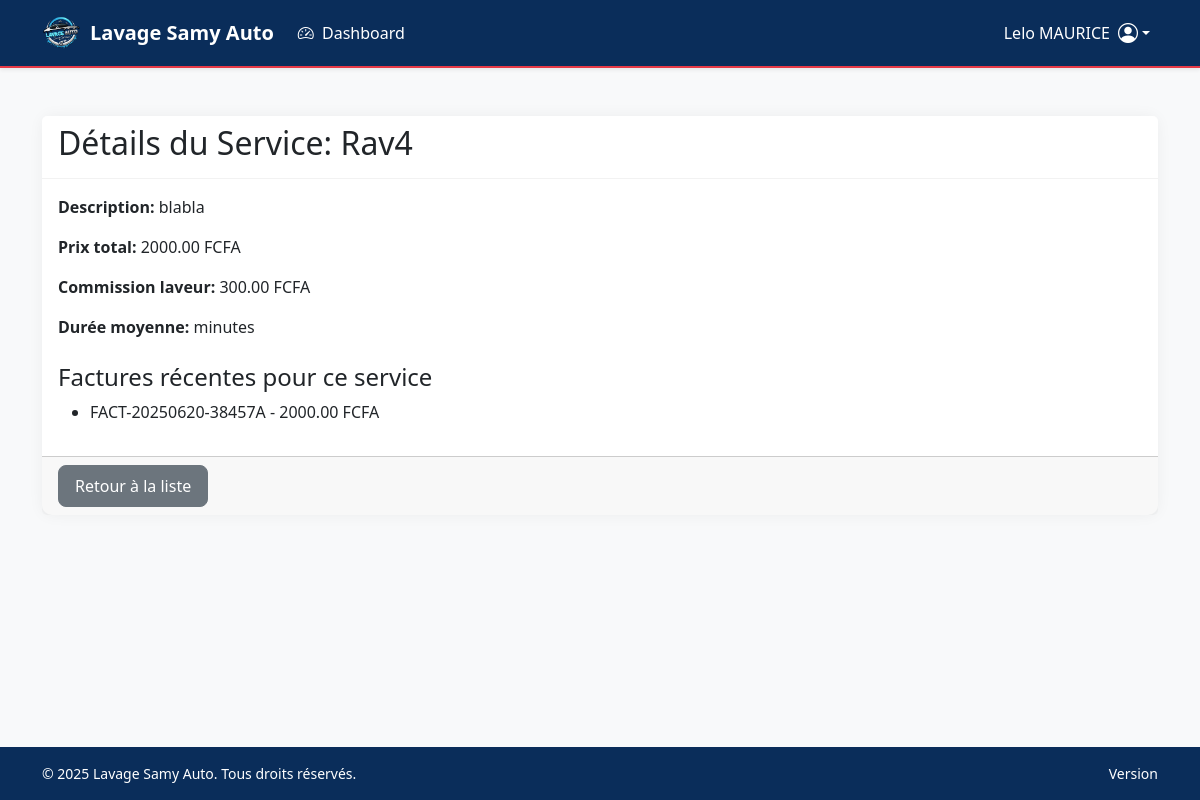
Page /gestion/services/1/ (signed in) on the earlier database version.
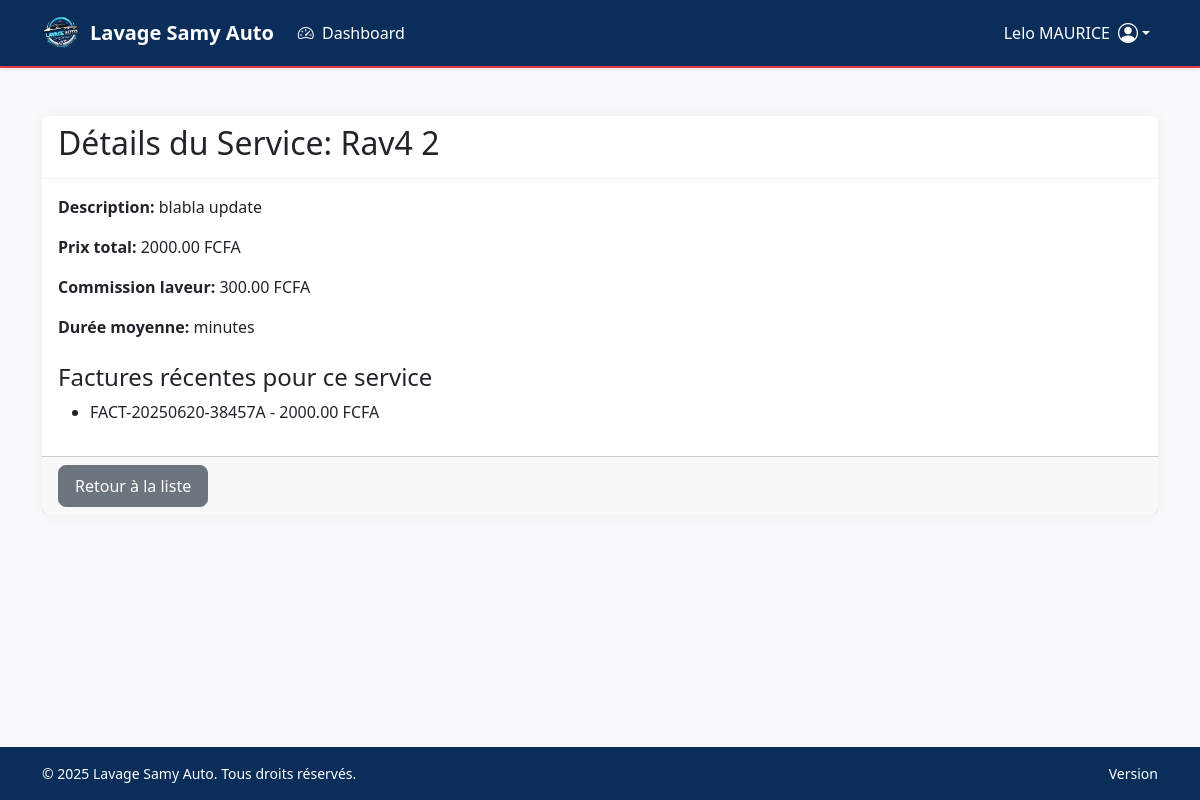
Same page on the later database version.
### gestion/models.py (models this page shows, shortened)
class Service(models.Model):
    nom = models.CharField(max_length=100)
    prix_total = models.DecimalField(max_digits=10, decimal_places=2)
    commission_laveur = models.DecimalField(max_digits=10, decimal_places=2)
    description = models.TextField(blank=True)
    date_creation = models.DateTimeField(auto_now_add=True)
    class Meta:
        ordering = ['-date_creation']
        verbose_name = "Service"
        verbose_name_plural = "Services"

### gestion/views.py (the view)
# urls.py: path('services/<int:pk>/', views.ServiceDetailView.as_view(), name='service-detail'),
class ServiceDetailView(LoginRequiredMixin, DetailView):
    model = Service
    template_name = 'gestion/services/detail.html'
    context_object_name = 'service'
    def get_context_data(self, **kwargs):
        context = super().get_context_data(**kwargs)
        context['factures_associees'] = self.object.facture_set.all()[:5]  # Les 5 dernières factures
        return context

### gestion/templates/gestion/services/detail.html (shortened to what this page needs)
{% extends 'base.html' %}
{% block content %}
<div class="card">
    <div class="card-header">
        <h2>Détails du Service: {{ service.nom }}</h2>
    </div>
    <div class="card-body">
        <p><strong>Description:</strong> {{ service.description }}</p>
        <p><strong>Prix total:</strong> {{ service.prix_total }} FCFA</p>
        <p><strong>Commission laveur:</strong> {{ service.commission_laveur }} FCFA</p>
        <p><strong>Durée moyenne:</strong> {{ service.duree_moyenne }} minutes</p>
        <h4 class="mt-4">Factures récentes pour ce service</h4>
        {% if factures_associees %}
            <ul>
            {% for facture in factures_associees %}
                <li>{{ facture.numero_facture }} - {{ facture.montant_total }} FCFA</li>
            {% endfor %}
            </ul>
        {% else %}
            <p>Aucune facture associée à ce service.</p>
        {% endif %}
    </div>
    <div class="card-footer">
        <a href="{% url 'gestion:service-list' %}" class="btn btn-secondary">Retour à la liste</a>
    </div>
</div>
{% endblock %}

Differences in the rows shown:
changed Service: nom "Rav4" → "Rav4 2"; description "blabla" → "blabla update"
